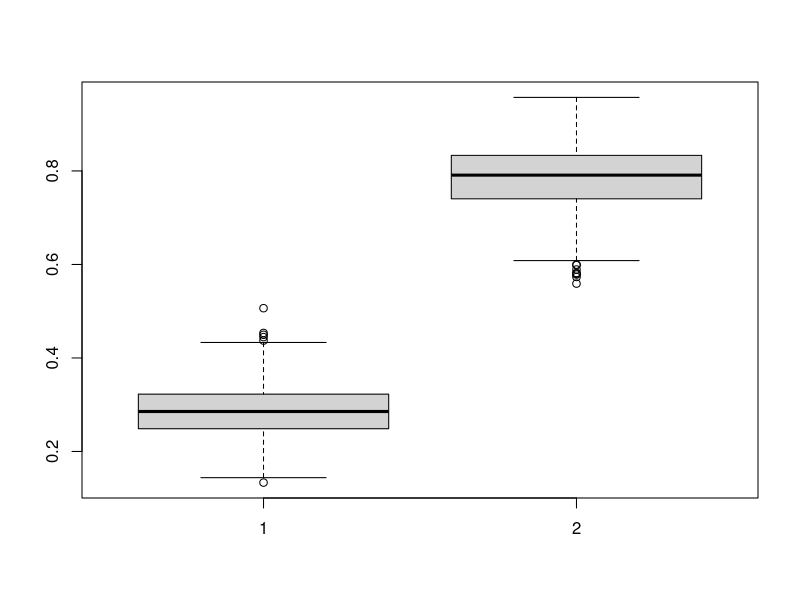

R code for this plot:
library(LearnBayes)
data(calculus.grades)
attach(calculus.grades)
y <- grade
X <- cbind(1, prev.grade, act)
beta0 <- c(0, 0, 0)
c0 <- 100
P0 <- t(X) %*% X/c0
bayes.probit(y, X, 1000, list(beta = beta0, 
             P = P0))$log.marg

bayes.probit(y, X[, -2], 1000, list(beta = beta0[-2], 
             P = P0[-2, -2]))$log.marg

bayes.probit(y, X[, -3], 1000, list(beta = beta0[-3], 
             P = P0[-3, -3]))$log.marg

bayes.probit(y, X[, -c(2, 3)], 1000, list(beta = beta0[-c(2, 3)], 
             P = P0[-c(2, 3), -c(2, 3)]))$log.marg

fit <- bayes.probit(y, X[, -3], 1000, list(beta = beta0[-3], 
             P = P0[-3, -3]))

X1 <- cbind(1, c(0, 1))
rr <- bprobit.probs(X1, fit$beta)
boxplot(rr)
